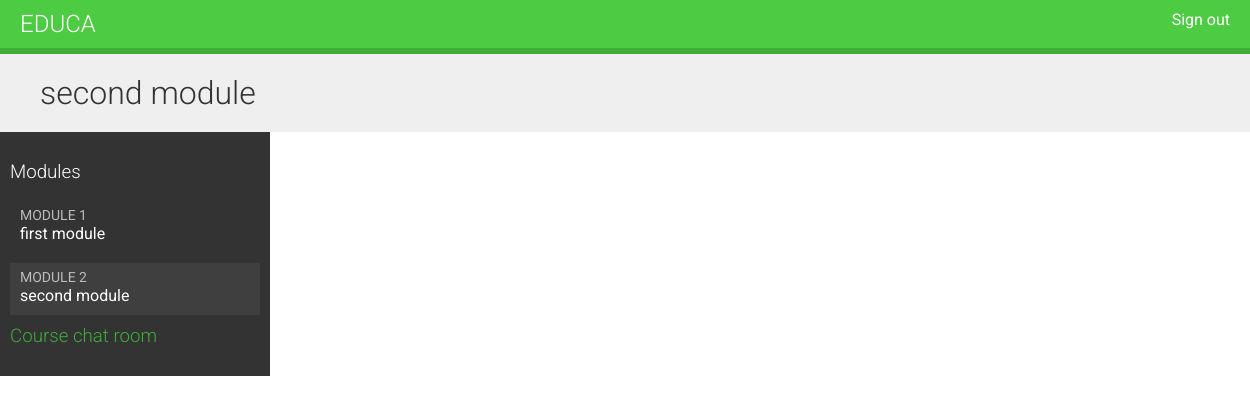
Page /students/course/3/6/ (signed in) on the committed database.
### courses/models.py (models this page shows, shortened)
class Module(models.Model):
    course = models.ForeignKey(Course, on_delete=models.CASCADE, related_name='modules')
    title = models.CharField(max_length=255)
    description = models.TextField(blank=True)
    order = OrderField(blank=True, for_fields=['course'])
    class Meta:
        ordering = ['order']

### students/views.py (the view)
class StudentCourseDetailView(DetailView):
    model = Course
    template_name = 'students/course/detail.html'
    def get_queryset(self):
        qs = super().get_queryset()
        return qs.filter(students__in=[self.request.user])
    def get_context_data(self, **kwargs):
        context = super().get_context_data()
        course = self.get_object()
        context['objects'] = self.object.modules.all()
        if 'module_id' in self.kwargs:
            context['module'] = course.modules.get(id=self.kwargs['module_id'])
        else:
            context['module'] = course.modules.all()[0]
        return context

### students/templates/students/course/detail.html (shortened to what this page needs)
{% extends "base.html" %}
{% load cache %}
{% block content %}
    <h1>
        {{ module.title }}
    </h1>
    <div class="contents">
        <h3>Modules</h3>
        <ul id="modules">
            {% for m in objects %}
                <li data-id="{{ m.id }}" {% if m == module %}class="selected"{% endif %}>
                    <a href="{% url "student_course_detail_module" object.id m.id %}">
                         <span>
                         Module <span class="order">{{ m.order|add:1 }}</span>
                         </span>
                        <br>
                        {{ m.title }}
                    </a>
                </li>
            {% empty %}
                <li>No modules yet.</li>
            {% endfor %}
        </ul>
        <h3>
            <a href="{% url "chat:course_chat_room" object.id %}">
                Course chat room
            </a>
        </h3>
    </div>
    <div class="module">
    </div>
{% endblock %}

### courses/static/css/base.css (style rules this page uses)
body { margin: 0; font-family: 'Roboto', sans-serif; font-weight: 400; color: #333; }
a { color: #3fad37; text-decoration: none; }
ul { float: left; }
h1, h2, h3, h4, h5, h6 { font-family: 'Roboto', sans-serif; font-weight: 300; }
h1 { background: #efefef; width: 100%; overflow: auto; padding: 20px 0 20px 40px; margin: 0; }
.module { padding: 10px 20px; float: left; width: 600px; }
.contents { width: 20%; padding: 10px; float: left; background: #333; color: #fff; font-family: 'Roboto', sans-serif; }
.contents ul { list-style: none; margin: 0; padding: 0; width: 100%; }
.contents ul li { margin: 0 0 10px 0; padding: 4px 10px 10px; overflow: auto; cursor: move; }
.contents ul li.selected { background: #3f3f3f; }
.contents ul span { text-transform: uppercase; color: #bbb; font-size: 14px; }
.contents ul a { display: block; color: #fff; text-decoration: none; }

### rows in the picture
Module: title "second module", order|add "2"
Module: order|add "1", title "first module"
